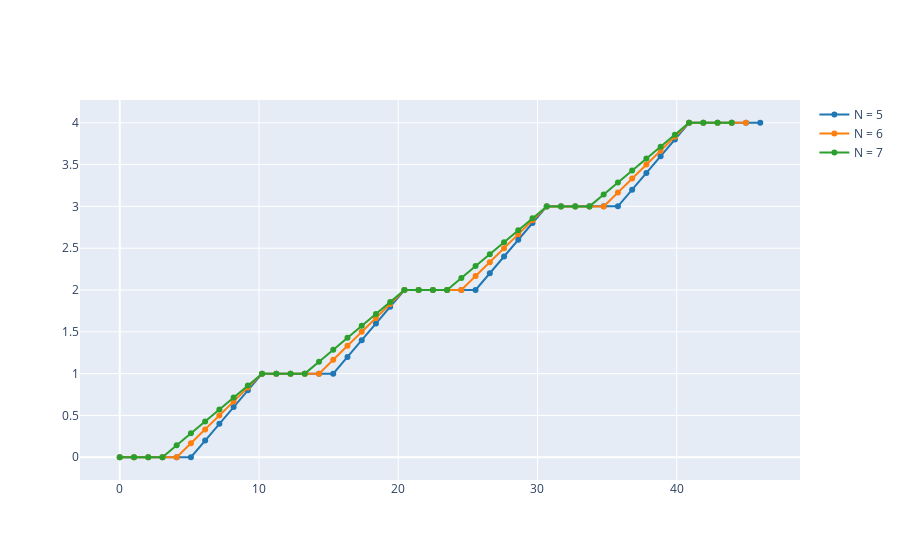

Notebook cell for this chart:
### Markdown cell above
1.3 Run the example above using the `averaging_filter` instead. Change the number N to different values and explain what happen.

### Code cell
a = averaging_filter(x, 5)
b = averaging_filter(x, 6)
c = averaging_filter(x, 7)
plot_signals([a, b, c], fs, name=['N = 5', 'N = 6', 'N = 7'], mode='lines+markers')
